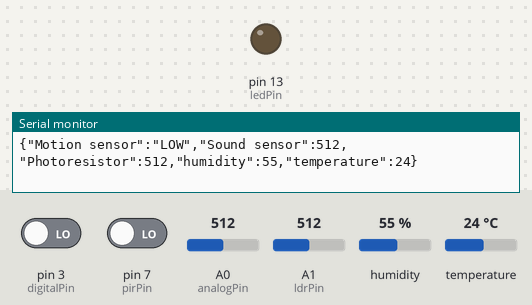
The sketch below on a simulated Arduino Uno, built with avr-gcc and run on an emulated ATmega328P. Parts: output pins drawn as LEDs (lit = HIGH), the last lines printed to the serial monitor. Inputs (shaded band) come from the test bench; at power-on: pin 7 (pirPin) LOW, pin 3 (digitalPin) LOW, A0 (analogPin) = 512, A1 (ldrPin) = 512, humidity 55 %, temperature 24 °C.

Above: at 2.8 s.
2.9 s: pin 7 (pirPin) driven HIGH
At 4.9 s:
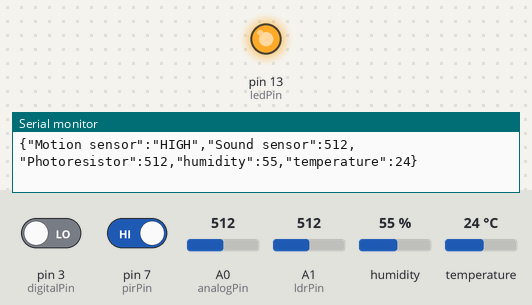
5.7 s: pin 7 (pirPin) driven LOW
At 7.4 s:
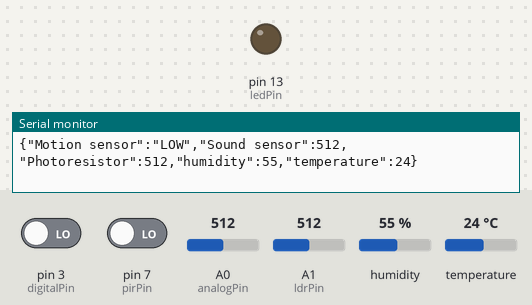
Timing chart, 0 to 8.9 s (numbered marks = the images above; inputs shaded):
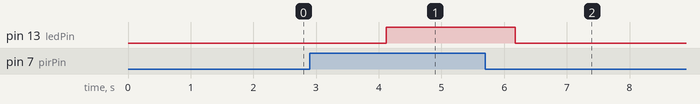

The sketch:

Arduino_SoC2.ino
```cpp
#include <DHT.h>
#include <ArduinoJson.h>

// Definizioni per i sensori
#define DHTPIN 2           // Pin digitale collegato al sensore DHT11
#define DHTTYPE DHT11      // Tipo di sensore DHT
DHT dht(DHTPIN, DHTTYPE);  // Inizializzazione sensore DHT11

// Pin del sensore PIR
const int pirPin = 7;      // Pin digitale collegato al PIR
int pirState = LOW;        // Stato iniziale del sensore PIR
int pirVal = 0;            // Variabile per memorizzare lo stato del PIR

// Pin per il modulo analogico/digitale
const int analogPin = A0;  // Pin analogico per il modulo
const int digitalPin = 3;  // Pin digitale per il modulo
const int ledPin = 13;     // LED integrato su Arduino

// Pin per la fotoresistenza
const int ldrPin = A1;     // Pin analogico per la fotoresistenza

void setup() {
  // Inizializzazione pin
  pinMode(pirPin, INPUT);
  pinMode(digitalPin, INPUT);
  pinMode(ledPin, OUTPUT);

  // Inizializzazione seriale
  Serial.begin(9600);
  Serial.println("Sistema avviato.");

  // Avvia il sensore DHT11
  dht.begin();
}

void loop() {
  // --- Lettura sensore PIR ---
  pirVal = digitalRead(pirPin);
  if (pirVal == HIGH) {
    digitalWrite(ledPin, HIGH); // Accende il LED
    pirState = HIGH;
  } else {
    digitalWrite(ledPin, LOW); // Spegne il LED
    pirState = LOW;
  }

  // --- Lettura modulo analogico/digitale ---
  int analogValue = analogRead(analogPin); // Legge il valore analogico
  int digitalValue = digitalRead(digitalPin); // Legge il valore digitale

  // --- Lettura fotoresistenza ---
  int ldrValue = analogRead(ldrPin); // Legge il valore della fotoresistenza

  // --- Lettura sensore DHT11 ---
  float humidity = dht.readHumidity();         // Legge l'umidità
  float temperature = dht.readTemperature();  // Legge la temperatura in Celsius

  // --- Creazione dell'oggetto JSON ---
  StaticJsonDocument<256> jsonDoc; // Dimensione del buffer JSON

  jsonDoc["Motion sensor"] = pirState ? "HIGH" : "LOW";
  jsonDoc["Sound sensor"]= analogValue;
  jsonDoc["Photoresistor"] = ldrValue;

  if (isnan(humidity) || isnan(temperature)) {
    jsonDoc["dht"]["error"] = "Sensore non disponibile";
  } else {
    jsonDoc["humidity"] = humidity;
    jsonDoc["temperature"] = temperature;
  }

  // Serializza l'oggetto JSON e invialo alla seriale
  serializeJson(jsonDoc, Serial);
  Serial.println();

  // --- Pausa tra le letture ---
  delay(2000); // Aspetta 2 secondi prima della prossima iterazione
}
```

Measured:
- after the input at 2.9 s, pin 13 (ledPin): LOW → HIGH after 1.2 s
- after the input at 5.7 s, pin 13 (ledPin): HIGH → LOW after 0.48 s
